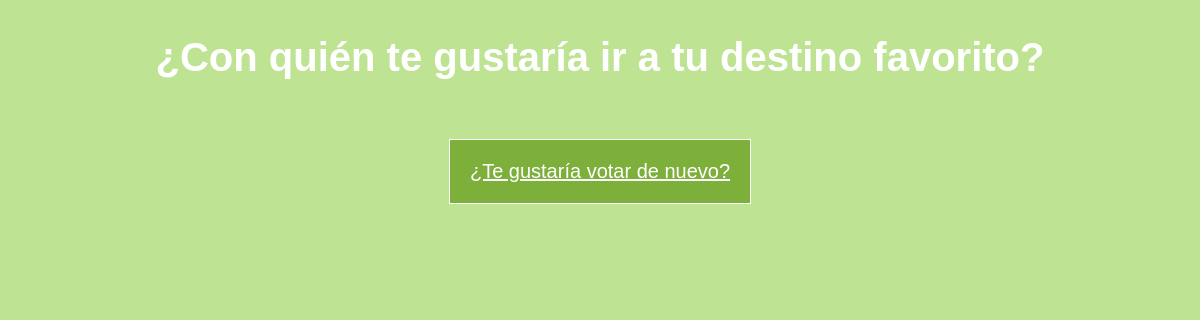
The app's page /polls/4/results/, older data.
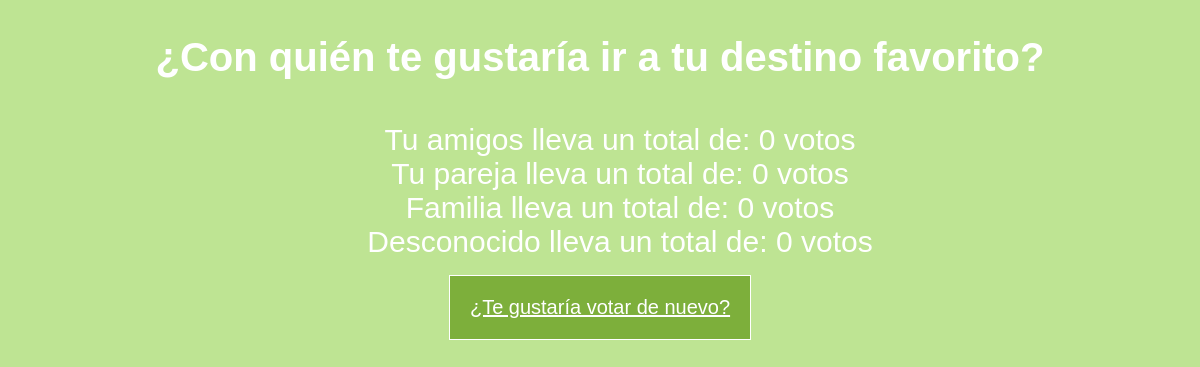
The same page, newer data.
### polls/models.py (models this page shows, shortened)
class Question(models.Model):
    question_text = models.CharField(max_length=200)
    pub_date = models.DateTimeField("date published")

class Choice(models.Model):
    question = models.ForeignKey(Question, on_delete=models.CASCADE)
    choice_text = models.CharField(max_length=200)
    votes = models.IntegerField(default=0)

### polls/views.py (the view)
# urls.py: path("<int:pk>/results/", views.ResultView.as_view(), name="results"),
class ResultView(generic.DetailView):
    model = Question
    template_name = "polls/results.html"
    def get_queryset(self):
        return Question.objects.filter(pub_date__lte=timezone.now())

### polls/templates/polls/results.html (shortened to what this page needs)
{% load static %}
<!DOCTYPE html>
<html lang="en">
<head>
    <link rel="stylesheet" href="{% static 'polls/result.css' %}">
</head>
<body>
    <h1>{{question.question_text}}</h1>
        <ul> {% for choice in question.choice_set.all  %}
               <li>{{choice.choice_text}} lleva un total de: {{choice.votes}} voto{{choice.votes|pluralize}}
               </li>
               {% endfor %}
        </ul>
    <a href="{% url 'polls:detail' question.id %}  ">¿Te gustaría votar de nuevo?</a>
</body>
</html>

### polls/static/polls/result.css (style rules this page uses)
body { display: flex; align-items: center; background: #bee493; font-family: Verdana, Geneva, Tahoma, sans-serif; flex-direction: column; }
h1 { display: flex; align-items: center; font-size: 40px; color: white; font-family: Verdana, Geneva, Tahoma, sans-serif; flex-direction: column; }
li { display: flex; align-items: center; font-size: 30px; color: white; font-family: Verdana, Geneva, Tahoma, sans-serif; font-weight: lighter; flex-direction: column; }
a { color: white; font-size: 20px; border: 1px solid white; padding: 20px; background-color: rgb(125, 175, 59); }

Row changes from the older to the newer data that the page shows:
added Choice: choice_text "Tu amigos", votes "0"
added Choice: choice_text "Tu pareja", votes "0"
added Choice: choice_text "Familia", votes "0"
added Choice: choice_text "Desconocido", votes "0"
